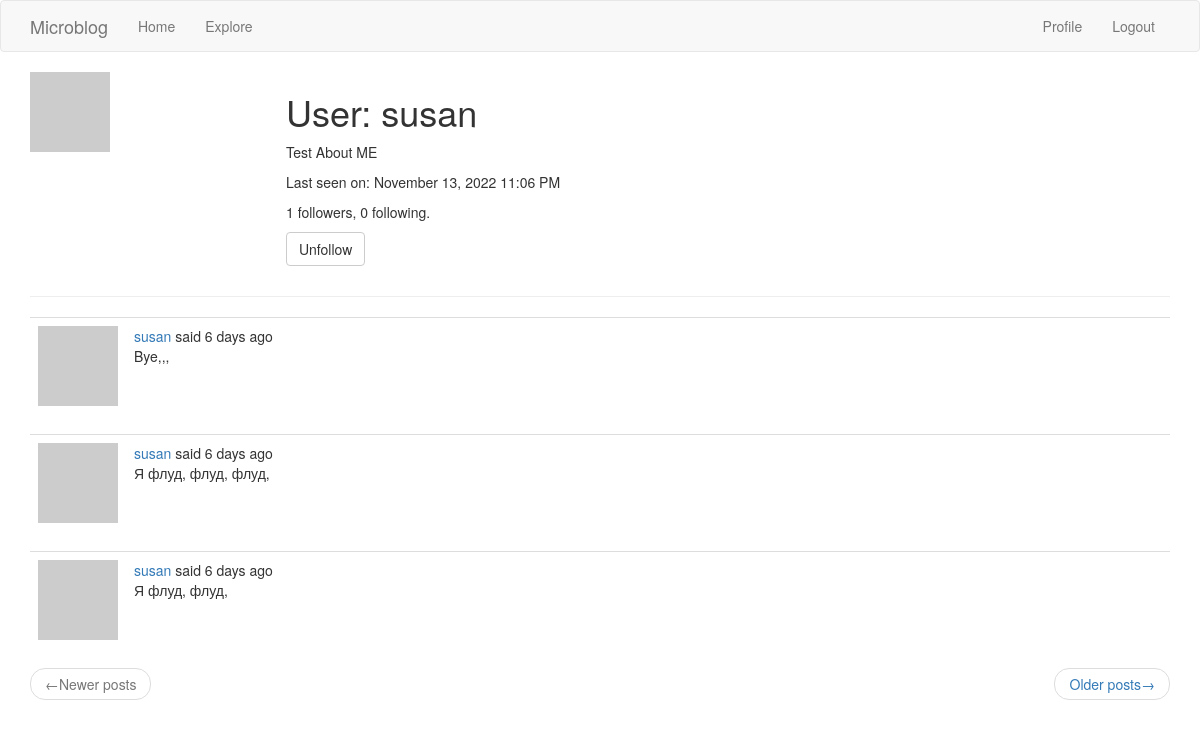
The page /user/susan (signed in) on the database as committed earlier.
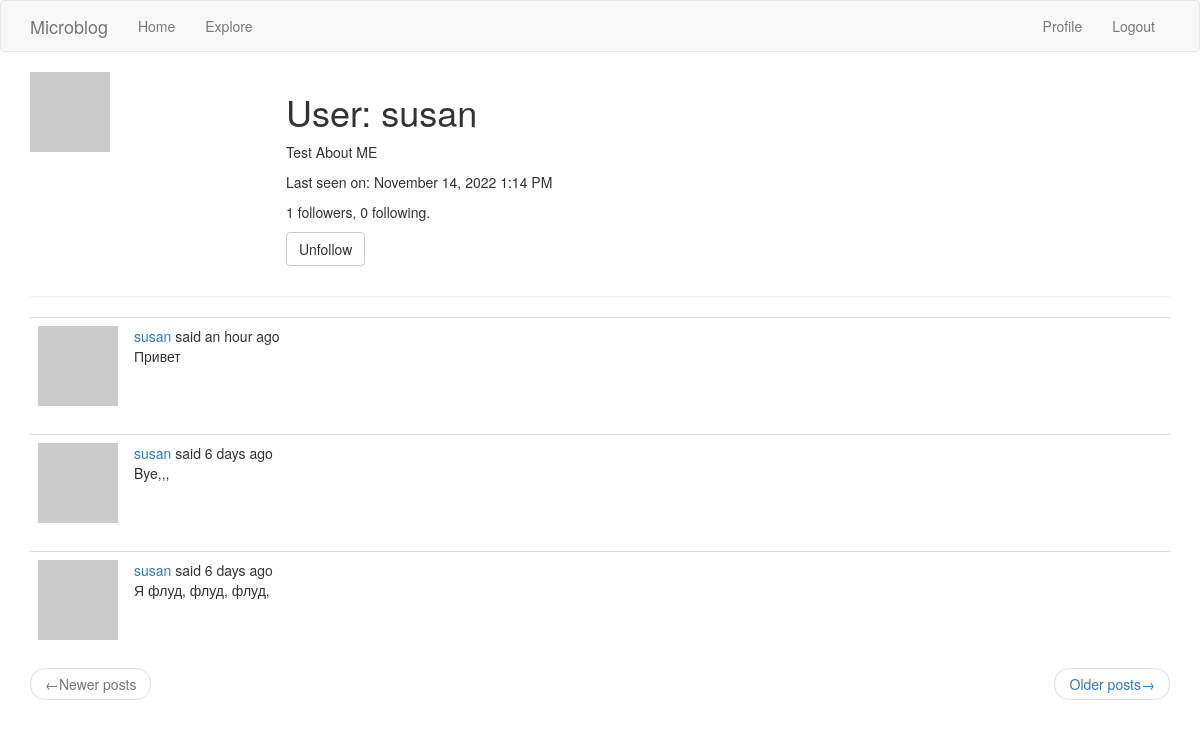
The same page on the database as committed later.
### app/models.py (models this page shows, shortened)
class User(UserMixin, db.Model):
    id = db.Column(
        db.Integer,
        primary_key=True,
    )
    username = db.Column(
        db.String(64),
        index=True,
        unique=True,
    )
    email = db.Column(
        db.String(120),
        index=True,
        unique=True,
    )
    password_hash = db.Column(
        db.String(128),
    )
    about_me = db.Column(
        db.String(140)
    )
    last_seen = db.Column(
        db.DateTime, default=datetime.utcnow
    )
    posts = db.relationship(
        'Post',
        backref='author',
        lazy='dynamic',
    )
    followed = db.relationship(
        'User',
        secondary=followers,
        primaryjoin=(followers.c.follower_id == id),
        secondaryjoin=(followers.c.followed_id == id),
        backref=db.backref('followers', lazy='dynamic'),
        lazy='dynamic',
    )
    def avatar(self, size):
        digest = md5(self.email.lower().encode('utf-8')).hexdigest()
        return f'https://www.gravatar.com/avatar/{digest}?d=identicon&s={size}'
    def is_following(self, user):
        return self.followed.filter(
            followers.c.followed_id == user.id).count() > 0

class Post(db.Model):
    id = db.Column(
        db.Integer,
        primary_key=True,
    )
    body = db.Column(
        db.String(140),
    )
    timestamp = db.Column(
        db.DateTime,
        index=True,
        default=datetime.utcnow,
    )
    user_id = db.Column(
        db.Integer(),
        db.ForeignKey('user.id'),
    )

### app/routes.py (the view)
@app.route('/user/<username>')
@login_required
def user(username):
    user = User.query.filter_by(username=username).first_or_404()
    page = request.args.get('page', 1, type=int)
    posts = user.posts.order_by(Post.timestamp.desc()).paginate(
        page=page, per_page=app.config['POSTS_PER_PAGE'], error_out=False)
    next_url = url_for('user', username=user.username, page=posts.next_num) \
        if posts.has_next else None
    prev_url = url_for('user', username=user.username, page=posts.prev_num) \
        if posts.has_prev else None
    form = EmptyForm()
    context = {
        'user': user,
        'posts': posts.items,
        'form': form,
        'next_url': next_url,
        'prev_url': prev_url,
    }
    return render_template('user.html', **context)

### app/forms.py
class EmptyForm(FlaskForm):
    submit = SubmitField(_('Submit'))

### app/models.py (called while the page is built)
@login.user_loader
def load_user(id):
    return User.query.get(int(id))

### app/routes.py (called while the page is built)
@app.before_request
def before_request():
    if current_user.is_authenticated:
        current_user.last_seen = datetime.utcnow()
        db.session.commit()
    g.locale = str(get_locale())

### app/templates/user.html (shortened to what this page needs)
{% extends 'base.html' %}
{% block app_content %}
  <table style="table table-hover">
    <tr valign="top">
      <td width="256px"><img src="{{ user.avatar(256) }}"></td>
      <td>
        <h1>{{ _('User') }}: {{ user.username }}</h1>
        {% if user.about_me %}
          <p>
            {{ user.about_me }}
          </p>
        {% endif %}
        {% if user.last_seen %}
          <p>
            {{ _('Last seen on') }}: {{ moment(user.last_seen).format('LLL') }}
          </p>
        {% endif %}
        <p>
          {{ _('%(count)d followers', count=user.followers.count()) }},
          {{ _('%(count)d following.', count=user.followed.count()) }}
        </p>
        {% if user == current_user %}
          <p>
            <a href="{{ url_for('edit_profile') }}">{{ _('Edit your profile') }}</a>
          </p>
        {% else %}
          <p>
            <form action="{{ url_for('unfollow', username=user.username) }}" method="post">
              {{ form.submit(value=_('Unfollow'), class_='btn btn-default')}}
            </form>
          </p>
        {% endif %}
      </td>
    </tr>
  </table>
  <hr>
  {% for post in posts %}
      {% include "_post.html" %}
  {% endfor %}
  <nav aria-label="...">
    <ul class="pager">
      <li class="previous {% if not prev_url %} disabled {% endif %}">
        <a href="{{ prev_url or '#' }}">
          <span aria-hidden="true">&larr;</span>{{ _('Newer posts') }}
        </a>
      </li>
      <li class="next {% if not next_url %} disabled {% endif %}">
        <a href="{{ next_url or '#' }}">
          {{ _('Older posts') }}<span aria-hidden="true">&rarr;</span>
        </a>
      </li>
    </ul>
  </nav>
{% endblock app_content %}

### app/templates/_post.html (shortened to what this page needs)
<table class="table table-hover">
  <tr>
    <td width="70px">
      <a href="{{ url_for('user', username=post.author.username) }}">
        <img src="{{ post.author.avatar(70) }}">
      </a>
    </td>
    <td>
      {{ _('%(username)s said %(when)s', username=user_link, when=moment(post.timestamp).fromNow()) }}
      <br>
      {{ post.body }}
    </td>
  </tr>
</table>

Rows that differ between the two databases and show on the page:
no longer on this page (row unchanged): Post: body "Я флуд, флуд,"
changed User "susan": last_seen "November 13, 2022 11:06 PM" → "November 14, 2022 1:14 PM"
added Post: body "Привет"
